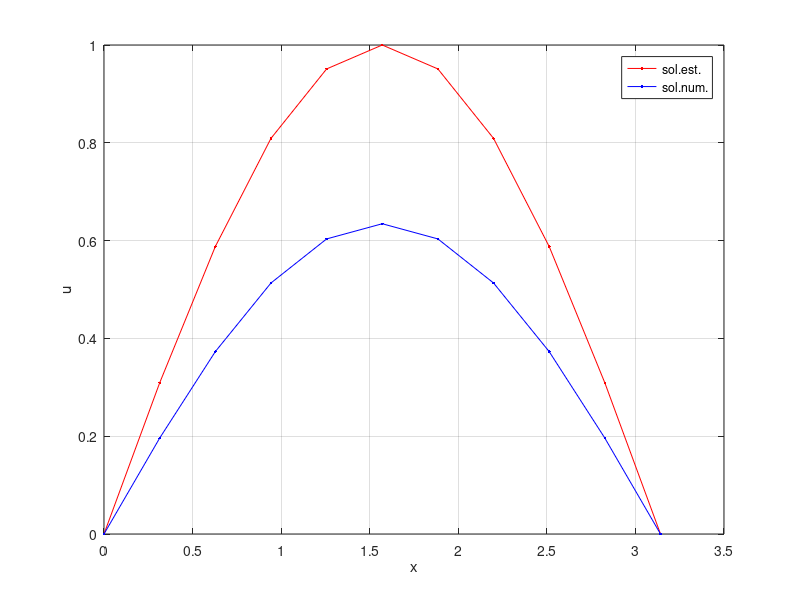

The MATLAB script that drew this image:
#params
n=11;
h=pi/(n-1);

tf=1;
ht=10^-3;
nt=round(tf/ht)+1;

#fonte
f = @(x) sin(x);

#malha
t=[0:ht:(nt-1)*ht]'; 
x=[0:h:(n-1)*h]';

#matriz MDF
A = sparse(n-2,n-2);
A(1,1)=-2/h^2;
A(1,2)=1/h^2;
for i=2:n-3
  A(i,i-1)=1/h^2;
  A(i,i)=-2/h^2;
  A(i,i+1)=1/h^2;
endfor
A(n-2,n-3)=1/h^2;
A(n-2,n-2)=-2/h^2;

#c.i.
u=zeros(n,1);

#iter. de Euler
for k=1:nt-1
  u(2:n-1)=u(2:n-1)+ht*(A*u(2:n-1)+f(x(2:n-1)));
endfor

#visu
uest = @(x) sin(x);
plot(x,uest(x),'r.-',...
     x,u,'b.-');grid
xlabel('x');
ylabel('u');
legend('sol.est.','sol.num.');
